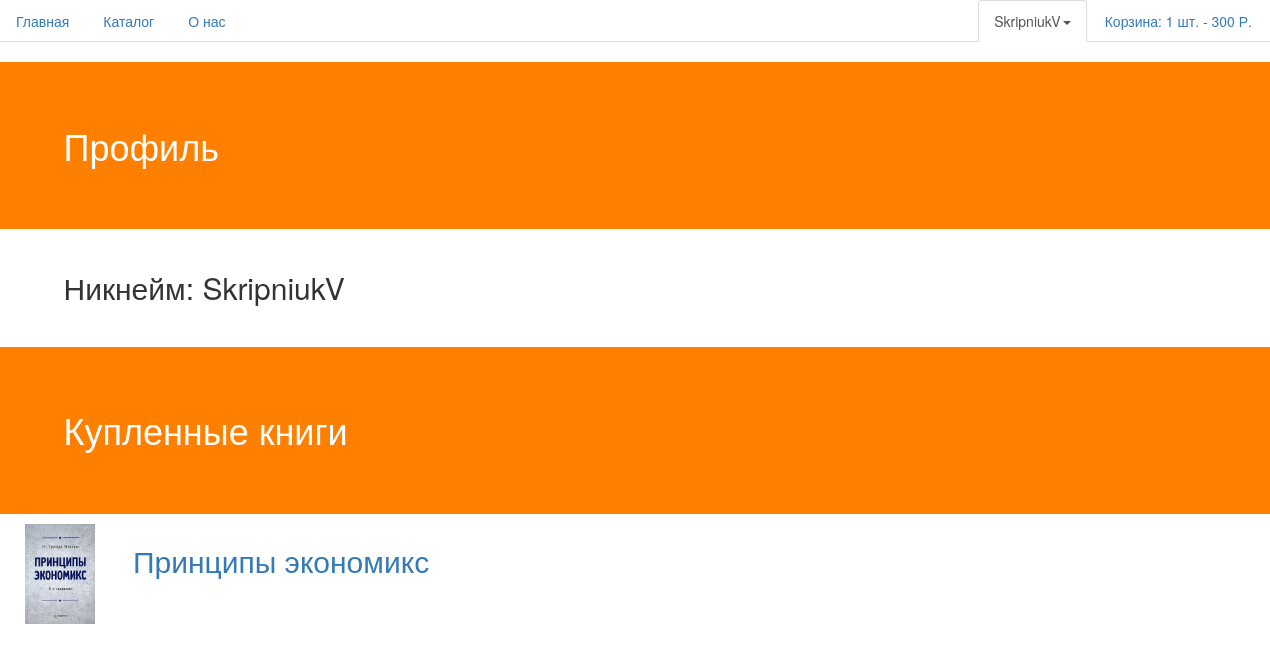
Page /accounts/profile/ (signed in) on the committed database.
### app/models.py (models this page shows, shortened)
class Cart(models.Model):
    user = models.ForeignKey(User, blank=True, null=True)
    token = models.CharField(max_length=40, default=create_token)
    book = models.ManyToManyField('Book')
    archive = models.BooleanField(default=False)
    def number_of_books(self):
        return len(self.book.all())
    def total_price(self):
        return sum([book.price for book in self.book.all()])

class Book(models.Model):
    author = models.ManyToManyField('Author')
    title = models.CharField(max_length=200)
    cover = models.ImageField(upload_to='images', null=True)
    file = models.FileField(upload_to='books', null=True)
    description = models.CharField(max_length=1000)
    publisher = models.ForeignKey('Publisher')
    price = models.IntegerField(null=True)
    category = models.ForeignKey('Category', null=True)
    year = models.ForeignKey('Year')

### app/views.py (the view)
# urls.py: url(r'^accounts/profile/$', views.account_profile, name='profile'),
@login_required
def account_profile(request):
    cart = get_or_set_cart(request)
    purchased_books = [purchase.book for purchase in Purchased.objects.filter(user=request.user)]
    return render(request, 'app/profile.html', {'cart': cart, 'purchased_books': purchased_books})

### app/templates/app/profile.html (shortened to what this page needs)
{% load staticfiles %}
<!DOCTYPE html>
<html lang="en">
<head>
    <link href="{% static 'css/bootstrap.min.css' %}" rel="stylesheet">
    <link href="{% static 'css/style.css' %}" rel="stylesheet">
</head>
<body>
<div class="container-full" style="width: 100%">
    <div class="row">
    <div class="col-md-12">
      <ul class="nav nav-tabs">
        <li class>
          <a href="/">Главная</a>
        </li>
        <li>
          <a href="/search">Каталог</a>
        </li>
        <li>
          <a href="/about">О нас</a>
        </li>
        <li class="pull-right">
          <a href="/cart" id="cart-info">Корзина: {{ cart.number_of_books }} шт. - {{ cart.total_price }} Р.</a>
        </li>
        {% if user.is_authenticated %}
        <li class="dropdown pull-right active">
          <a href="#" data-toggle="dropdown" class="dropdown-toggle">{{ user.username }}<strong class="caret"></strong></a>
        </li>
        {% else %}
        <li class="pull-right active">
          <a href="/accounts/login">Войти</a>
        </li>
        {% endif %}
      </ul>
    </div>
  </div>
  <div class="row">
    <div class="col-md-12">
      <h1 style="background: #ff8000; color: white; padding: 5% 5% 5%;">Профиль</h1>
    </div>
  </div>
  <div class="row">
    <div class="col-md-12">
      <h2 style="padding: 1% 5% 1%;">Никнейм: {{ user.username }}</h2>
    </div>
  </div>
  <div class="row">
    <div class="col-md-12">
      <h1 style="background: #ff8000; color: white; padding: 5% 5% 5%;">Купленные книги</h1>
    </div>
  </div>
  {% for book in purchased_books %}
    <div class="row">
      <div class="col-md-12">
      <a href="{{ book.file.url }}"><img style="height: 100px; max-height: 100px; position: relative; float: left; left: 2%;"
        alt="cover" src="{{ book.cover.url }}">
      <h2 style="position: relative; left:5%;">{{ book.title }}</h2></a>
      </div>
    </div>
   {% endfor %}
</div>
</body>
</html>

### rows in the picture
Cart: number_of_books "1", total_price "300"
Book: cover (picture), title "Принципы экономикс"

### other values in the picture
{{ user.username }} "SkripniukV"
